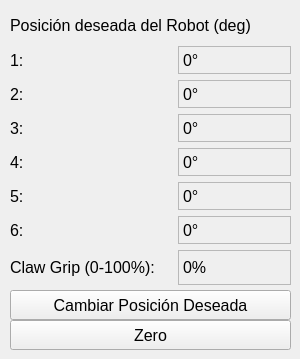
      <widget class="QWidget" name="Labels">
       <widget class="QWidget" name="gridLayoutWidget_5">
        <property name="geometry">
         <rect>
          <x>10</x>
          <y>10</y>
          <width>281</width>
          <height>277</height>
         </rect>
        </property>
        <property name="font">
         <font>
          <pointsize>12</pointsize>
         </font>
        </property>
        <layout class="QGridLayout" name="GridQdLabels">
         <item row="7" column="2">
          <widget class="QLabel" name="label_gripperValueQd">
           <property name="minimumSize">
            <size>
             <width>0</width>
             <height>29</height>
            </size>
           </property>
           <property name="font">
            <font>
             <pointsize>12</pointsize>
            </font>
           </property>
           <property name="frameShape">
            <enum>QFrame::StyledPanel</enum>
           </property>
           <property name="frameShadow">
            <enum>QFrame::Sunken</enum>
           </property>
           <property name="text">
            <string>0%</string>
           </property>
          </widget>
         </item>
         <item row="3" column="2">
          <widget class="QLabel" name="label_posqd3">
           <property name="minimumSize">
            <size>
             <width>0</width>
             <height>28</height>
            </size>
           </property>
           <property name="maximumSize">
            <size>
             <width>16777215</width>
             <height>28</height>
            </size>
           </property>
           <property name="font">
            <font>
             <pointsize>12</pointsize>
            </font>
           </property>
           <property name="frameShape">
            <enum>QFrame::StyledPanel</enum>
           </property>
           <property name="frameShadow">
            <enum>QFrame::Sunken</enum>
           </property>
           <property name="text">
            <string>0°</string>
           </property>
          </widget>
         </item>
         <item row="1" column="2">
          <widget class="QLabel" name="label_posqd1">
           <property name="minimumSize">
            <size>
             <width>113</width>
             <height>28</height>
            </size>
           </property>
           <property name="maximumSize">
            <size>
             <width>113</width>
             <height>28</height>
            </size>
           </property>
           <property name="font">
            <font>
             <pointsize>12</pointsize>
            </font>
           </property>
           <property name="frameShape">
            <enum>QFrame::StyledPanel</enum>
           </property>
           <property name="frameShadow">
            <enum>QFrame::Sunken</enum>
           </property>
           <property name="text">
            <string>0°</string>
           </property>
          </widget>
         </item>
         <item row="5" column="2">
          <widget class="QLabel" name="label_posqd5">
           <property name="minimumSize">
            <size>
             <width>0</width>
             <height>28</height>
            </size>
           </property>
           <property name="maximumSize">
            <size>
             <width>16777215</width>
             <height>28</height>
            </size>
           </property>
           <property name="font">
            <font>
             <pointsize>12</pointsize>
            </font>
           </property>
           <property name="frameShape">
            <enum>QFrame::StyledPanel</enum>
           </property>
           <property name="frameShadow">
            <enum>QFrame::Sunken</enum>
           </property>
           <property name="text">
            <string>0°</string>
           </property>
          </widget>
         </item>
         <item row="6" column="2">
          <widget class="QLabel" name="label_posqd6">
           <property name="minimumSize">
            <size>
             <width>0</width>
             <height>28</height>
            </size>
           </property>
           <property name="maximumSize">
            <size>
             <width>16777215</width>
             <height>28</height>
            </size>
           </property>
           <property name="font">
            <font>
             <pointsize>12</pointsize>
            </font>
           </property>
           <property name="frameShape">
            <enum>QFrame::StyledPanel</enum>
           </property>
           <property name="frameShadow">
            <enum>QFrame::Sunken</enum>
           </property>
           <property name="text">
            <string>0°</string>
           </property>
          </widget>
         </item>
         <item row="2" column="2">
          <widget class="QLabel" name="label_posqd2">
           <property name="minimumSize">
            <size>
             <width>0</width>
             <height>28</height>
            </size>
           </property>
           <property name="maximumSize">
            <size>
             <width>16777215</width>
             <height>28</height>
            </size>
           </property>
           <property name="font">
            <font>
             <pointsize>12</pointsize>
            </font>
           </property>
           <property name="frameShape">
            <enum>QFrame::StyledPanel</enum>
           </property>
           <property name="frameShadow">
            <enum>QFrame::Sunken</enum>
           </property>
           <property name="text">
            <string>0°</string>
           </property>
          </widget>
         </item>
         <item row="4" column="2">
          <widget class="QLabel" name="label_posqd4">
           <property name="minimumSize">
            <size>
             <width>0</width>
             <height>28</height>
            </size>
           </property>
           <property name="maximumSize">
            <size>
             <width>16777215</width>
             <height>28</height>
            </size>
           </property>
           <property name="font">
            <font>
             <pointsize>12</pointsize>
            </font>
           </property>
           <property name="frameShape">
            <enum>QFrame::StyledPanel</enum>
           </property>
           <property name="frameShadow">
            <enum>QFrame::Sunken</enum>
           </property>
           <property name="text">
            <string>0°</string>
           </property>
          </widget>
         </item>
         <item row="7" column="0" colspan="2">
          <widget class="QLabel" name="label_105">
           <property name="minimumSize">
            <size>
             <width>0</width>
             <height>35</height>
            </size>
           </property>
           <property name="maximumSize">
            <size>
             <width>16777215</width>
             <height>35</height>
            </size>
           </property>
           <property name="font">
            <font>
             <pointsize>12</pointsize>
            </font>
           </property>
           <property name="text">
            <string>Claw Grip (0-100%):</string>
           </property>
          </widget>
         </item>
         <item row="0" column="0" colspan="3">
          <widget class="QLabel" name="label_41">
           <property name="minimumSize">
            <size>
             <width>0</width>
             <height>30</height>
            </size>
           </property>
           <property name="maximumSize">
            <size>
             <width>16777215</width>
             <height>30</height>
            </size>
           </property>
           <property name="font">
            <font>
             <pointsize>12</pointsize>
            </font>
           </property>
           <property name="text">
            <string>Posición deseada del Robot (deg)</string>
           </property>
          </widget>
         </item>
         <item row="1" column="0" colspan="2">
          <widget class="QLabel" name="label_42">
           <property name="minimumSize">
            <size>
             <width>113</width>
             <height>28</height>
            </size>
           </property>
           <property name="maximumSize">
            <size>
             <width>213</width>
             <height>28</height>
            </size>
           </property>
           <property name="font">
            <font>
             <pointsize>12</pointsize>
            </font>
           </property>
           <property name="text">
            <string>1:</string>
           </property>
          </widget>
         </item>
         <item row="2" column="0" colspan="2">
          <widget class="QLabel" name="label_43">
           <property name="minimumSize">
            <size>
             <width>113</width>
             <height>28</height>
            </size>
           </property>
           <property name="maximumSize">
            <size>
             <width>230</width>
             <height>28</height>
            </size>
           </property>
           <property name="font">
            <font>
             <pointsize>12</pointsize>
            </font>
           </property>
           <property name="text">
            <string>2:</string>
           </property>
          </widget>
         </item>
         <item row="3" column="0" colspan="2">
          <widget class="QLabel" name="label_44">
           <property name="minimumSize">
            <size>
             <width>113</width>
             <height>28</height>
            </size>
           </property>
           <property name="maximumSize">
            <size>
             <width>213</width>
             <height>28</height>
            </size>
           </property>
           <property name="font">
            <font>
             <pointsize>12</pointsize>
            </font>
           </property>
           <property name="text">
            <string>3:</string>
           </property>
          </widget>
         </item>
         <item row="4" column="0" colspan="2">
          <widget class="QLabel" name="label_45">
           <property name="minimumSize">
            <size>
             <width>113</width>
             <height>28</height>
            </size>
           </property>
           <property name="maximumSize">
            <size>
             <width>213</width>
             <height>28</height>
            </size>
           </property>
           <property name="font">
            <font>
             <pointsize>12</pointsize>
            </font>
           </property>
           <property name="text">
            <string>4:</string>
           </property>
          </widget>
         </item>
         <item row="5" column="0" colspan="2">
          <widget class="QLabel" name="label_46">
           <property name="minimumSize">
            <size>
             <width>113</width>
             <height>28</height>
            </size>
           </property>
           <property name="maximumSize">
            <size>
             <width>213</width>
             <height>28</height>
            </size>
           </property>
           <property name="font">
            <font>
             <pointsize>12</pointsize>
            </font>
           </property>
           <property name="text">
            <string>5:</string>
           </property>
          </widget>
         </item>
         <item row="6" column="0" colspan="2">
          <widget class="QLabel" name="label_47">
           <property name="minimumSize">
            <size>
             <width>113</width>
             <height>28</height>
            </size>
           </property>
           <property name="maximumSize">
            <size>
             <width>213</width>
             <height>28</height>
            </size>
           </property>
           <property name="font">
            <font>
             <pointsize>12</pointsize>
            </font>
           </property>
           <property name="text">
            <string>6:</string>
           </property>
          </widget>
         </item>
        </layout>
       </widget>
       <widget class="QPushButton" name="CambiarQdPB">
        <property name="geometry">
         <rect>
          <x>10</x>
          <y>290</y>
          <width>281</width>
          <height>30</height>
         </rect>
        </property>
        <property name="font">
         <font>
          <family>Segoe UI</family>
          <pointsize>12</pointsize>
         </font>
        </property>
        <property name="cursor">
         <cursorShape>PointingHandCursor</cursorShape>
        </property>
        <property name="text">
         <string>Cambiar Posición Deseada</string>
        </property>
       </widget>
       <widget class="QPushButton" name="PosZeroPB">
        <property name="geometry">
         <rect>
          <x>10</x>
          <y>320</y>
          <width>281</width>
          <height>30</height>
         </rect>
        </property>
        <property name="font">
         <font>
          <family>Segoe UI</family>
          <pointsize>12</pointsize>
         </font>
        </property>
        <property name="cursor">
         <cursorShape>PointingHandCursor</cursorShape>
        </property>
        <property name="text">
         <string>Zero</string>
        </property>
       </widget>
      </widget>
